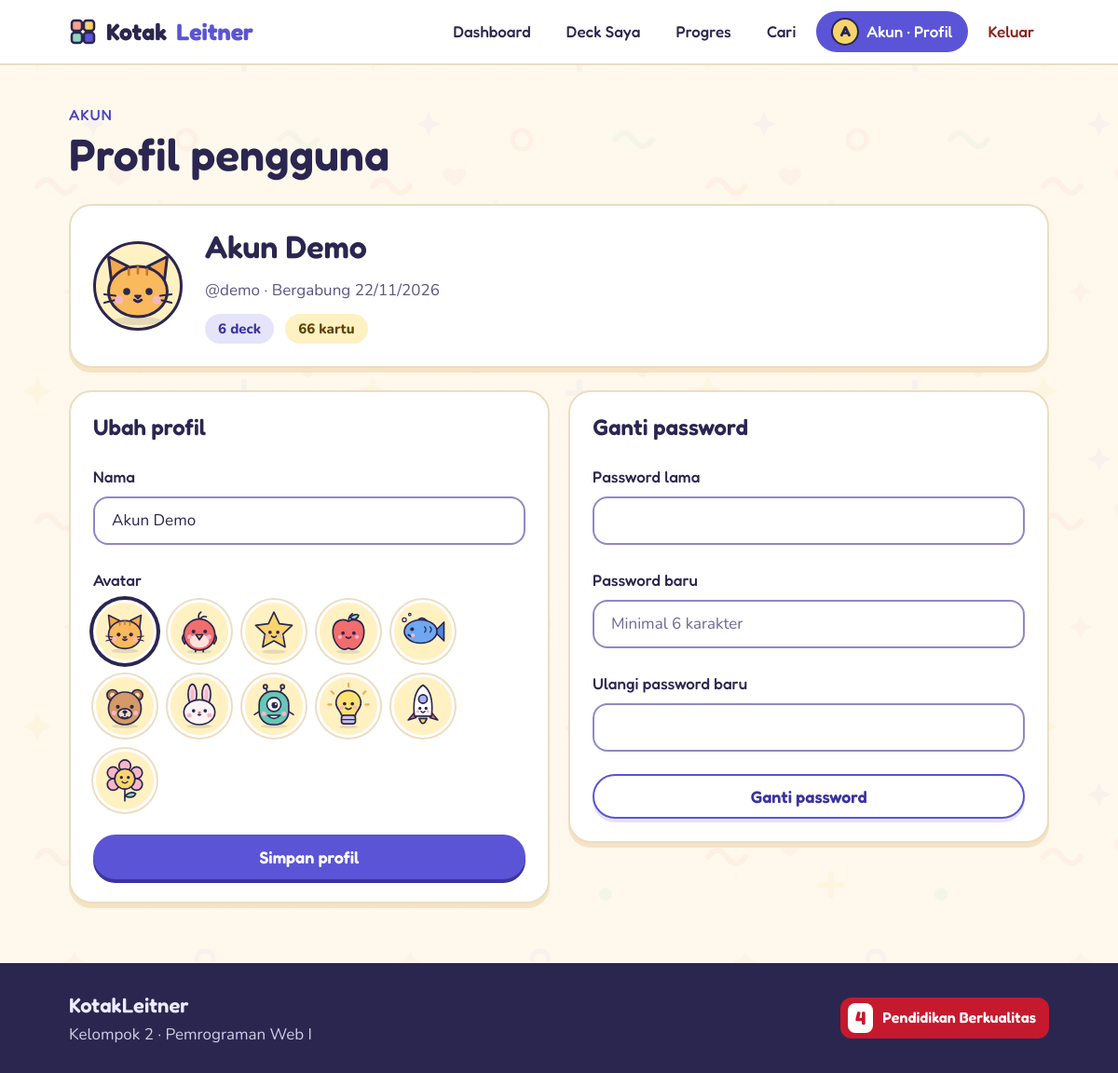
The page /profil.php (signed in) on the database its author committed.
### tables this page shows
CREATE TABLE users (
  id INT AUTO_INCREMENT PRIMARY KEY,
  nama VARCHAR(60) NOT NULL,
  username VARCHAR(30) NOT NULL UNIQUE,
  password VARCHAR(32) NOT NULL,
  avatar VARCHAR(20) NOT NULL DEFAULT 'kucing',
  dibuat TIMESTAMP NOT NULL DEFAULT CURRENT_TIMESTAMP
);

### koneksi.php (called while the page is built, shortened)
<?php
$KARAKTER = ['kucing', 'burung', 'bintang', 'apel', 'ikan', 'beruang', 'kelinci', 'monster', 'lampu', 'roket', 'bunga'];
function e($teks) {
    return htmlspecialchars($teks, ENT_QUOTES, 'UTF-8');
}
function nama_depan($nama) {
    $bagian = explode(' ', trim($nama));
    return $bagian[0];
}

### profil.php (the view, shortened to what this page needs)
<?php
require_once 'cek_login.php';
$uid = (int)$_SESSION['user_id'];
$err_profil = '';
$q = mysqli_query($conn, "SELECT * FROM users WHERE id=$uid");
$user = mysqli_fetch_assoc($q);
$q = mysqli_query($conn, "SELECT COUNT(DISTINCT d.id) AS deck, COUNT(k.id) AS kartu
    FROM deck d LEFT JOIN kartu k ON k.deck_id = d.id WHERE d.user_id=$uid");
$ringkas = mysqli_fetch_assoc($q);
$avatar_sekarang = $err_profil != '' && isset($_POST['avatar']) && in_array($_POST['avatar'], $KARAKTER) ? $_POST['avatar'] : $user['avatar'];
$nama_form = $err_profil != '' ? trim($_POST['nama']) : $user['nama'];
$aktif = 'profil';
include 'header.php';
?>
<div class="wrap stack">
  <div class="page-head" style="margin-bottom:0">
    <div>
      <span class="eyebrow">Akun</span>
      <h1>Profil pengguna</h1>
    </div>
  </div>
  <div class="card">
    <div class="row" style="gap:24px">
      <span class="avatar big" style="background:var(--yellow-l)"><img src="assets/img/<?= e($user['avatar']) ?>.svg" alt=""></span>
      <div class="stack-s">
        <h2><?= e($user['nama']) ?></h2>
        <p class="muted">@<?= e($user['username']) ?> &middot; Bergabung <?= e(date('d/m/Y', strtotime($user['dibuat']))) ?></p>
        <div class="row">
          <span class="chip"><?= (int)$ringkas['deck'] ?> deck</span>
          <span class="chip yel"><?= (int)$ringkas['kartu'] ?> kartu</span>
        </div>
      </div>
    </div>
  </div>
  <div class="grid g2" style="align-items:start">
    <form class="card stack" method="post" action="profil.php">
      <h3>Ubah profil</h3>
      <div class="field">
        <label for="nama">Nama</label>
        <input class="input" type="text" id="nama" name="nama" maxlength="60" value="<?= e($nama_form) ?>">
      </div>
      <div class="field">
        <label>Avatar</label>
        <div class="pilihan">
          <?php foreach ($KARAKTER as $kr): ?>
            <label class="avpick <?= $avatar_sekarang == $kr ? 'on' : '' ?>" title="<?= e(ucfirst($kr)) ?>">
              <img src="assets/img/<?= e($kr) ?>.svg" alt="<?= e(ucfirst($kr)) ?>">
            </label>
          <?php endforeach; ?>
        </div>
      </div>
      <button class="btn btn-pri" type="submit">Simpan profil</button>
    </form>
    <form class="card stack" method="post" action="profil.php">
      <h3>Ganti password</h3>
      <div class="field">
        <label for="lama">Password lama</label>
        <input class="input" type="password" id="lama" name="lama">
      </div>
      <div class="field">
        <label for="baru">Password baru</label>
        <input class="input" type="password" id="baru" name="baru" placeholder="Minimal 6 karakter">
      </div>
      <div class="field">
        <label for="konfirmasi">Ulangi password baru</label>
        <input class="input" type="password" id="konfirmasi" name="konfirmasi">
      </div>
      <button class="btn btn-sec" type="submit">Ganti password</button>
    </form>
  </div>
</div>
<?php include 'footer.php'; ?>

### header.php (shortened to what this page needs)
<?php
$aktif = isset($aktif) ? $aktif : '';
$sudah_login = isset($_SESSION['user_id']);
?>
<!DOCTYPE html>
<html lang="id">
<head>
<link rel="stylesheet" href="assets/style.css">
</head>
<body>
<div class="kl">
<header class="nav">
  <div class="nav-in">
    <a class="logo" href="<?= $sudah_login ? 'dashboard.php' : 'index.php' ?>">
      Kotak<b>Leitner</b>
    </a>
    <?php if ($sudah_login): ?>
      <a class="nl <?= $aktif == 'dashboard' ? 'on' : '' ?>" href="dashboard.php">Dashboard</a>
      <a class="nl <?= $aktif == 'deck' ? 'on' : '' ?>" href="deck.php">Deck Saya</a>
      <a class="nl <?= $aktif == 'progres' ? 'on' : '' ?>" href="progres.php">Progres</a>
      <a class="nl <?= $aktif == 'cari' ? 'on' : '' ?>" href="cari.php">Cari</a>
      <a class="nl <?= $aktif == 'profil' ? 'on' : '' ?>" href="profil.php"><span class="avatar"><?= e(strtoupper(substr($_SESSION['nama'], 0, 1))) ?></span><?= e(nama_depan($_SESSION['nama'])) ?> · Profil</a>
      <a class="nl out" href="logout.php">Keluar</a>
    <?php else: ?>
      <a class="nl <?= $aktif == 'login' ? 'on' : '' ?>" href="login.php">Masuk</a>
      <a class="btn btn-pri btn-sm" href="register.php">Daftar</a>
    <?php endif; ?>
  </div>
</header>
<main>

### rows shown on the page
users: nama "Akun", avatar (picture), nama "Akun Demo", username "demo", dibuat "22/11/2026"

### other values the page prints
substr($_SESSION['nama'], 0, 1) "A"
$ringkas['deck'] "6"
$ringkas['kartu'] "66"
